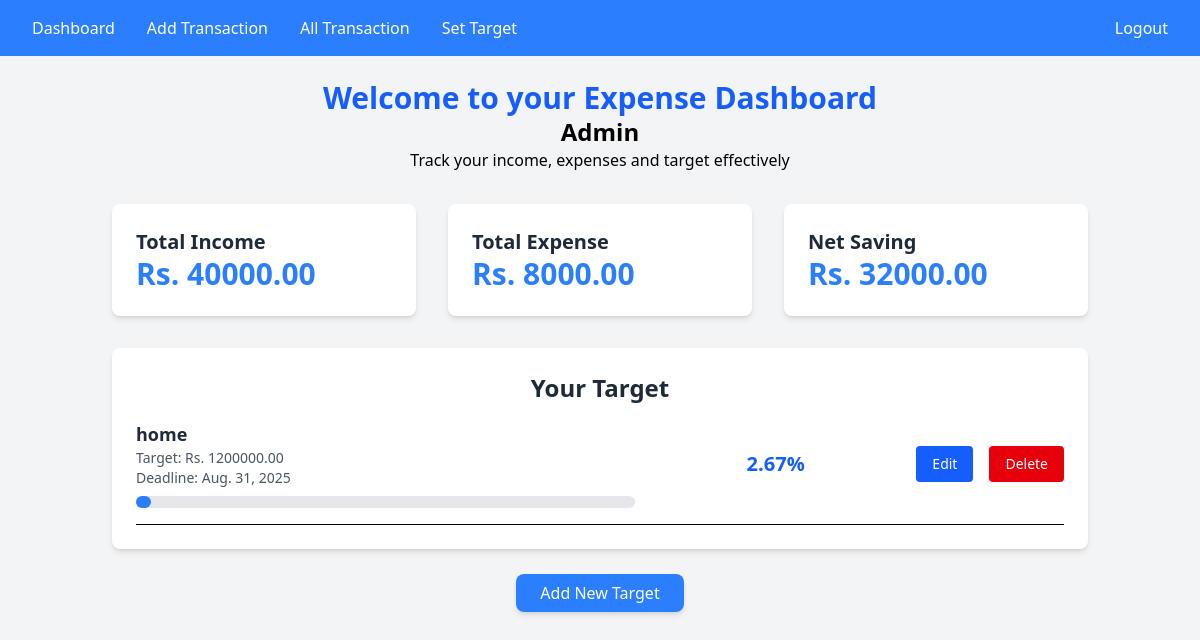
The app's page / (signed in) with its own data.
### Expensedjango/models.py (models this page shows, shortened)
class Target(models.Model):
    user = models.ForeignKey(User, on_delete=models.CASCADE)
    name = models.CharField(max_length=100)
    target_amount = models.DecimalField(max_digits=10, decimal_places=2)
    deadline = models.DateField()

### Expensedjango/views.py (the view)
# urls.py: path('', DashboardView.as_view(), name='dashboard'),
class DashboardView(LoginRequiredMixin, View):
    def get(self, request, *args, **kwargs):
        user_transactions = Transaction.objects.filter(user=request.user)
        targets = Target.objects.filter(user=request.user).order_by('deadline')  # ✅ Sort by deadline
        total_income = user_transactions.filter(transaction_type='Income').aggregate(Sum('amount'))['amount__sum'] or 0
        total_expense = user_transactions.filter(transaction_type='Expense').aggregate(Sum('amount'))['amount__sum'] or 0
        net_saving = total_income - total_expense
        remaining_savings = net_saving
        goal_progress = []
        for target in targets:
            if target.target_amount > 0:
                if remaining_savings >= target.target_amount:
                    progress = 100
                    remaining_savings -= target.target_amount
                elif remaining_savings > 0:
                    progress = round((remaining_savings / target.target_amount) * 100, 2)
                    remaining_savings = 0
                else:
                    progress = 0
            else:
                progress = 0
            goal_progress.append({'target': target, 'progress': progress})
        context = {
            'transactions': user_transactions,
            'total_income': total_income,
            'total_expense': total_expense,
            'net_saving': net_saving,
            'goal_progress': goal_progress,
        }
        return render(request, 'Expensedjango/dashboard.html', context)

### Expensedjango/templates/Expensedjango/dashboard.html (shortened to what this page needs)
{% extends 'Expensedjango/base.html' %}
{% block content %}
<div class="container mx-auto p-6">
    <div class="text-center mb-8">
    <h1 class="text-3xl font-bold text-blue-600">Welcome to your Expense Dashboard</h1>
        <h1 class="text-2xl font-bold">{{request.user|capfirst}}</h1>
        <p>Track your income, expenses and target effectively </p>
    </div>
    <div class="grid grid-cols-1 sm:grid-cols-2 lg:grid-cols-3 gap-8 mb-8">
        <div class="bg-white p-6 rounded-lg shadow-md">
            <h2 class="text-xl font-semibold text-gray-800">Total Income</h2>
            <p class="text-3xl font-bold text-blue-500">Rs. {{total_income|floatformat:2}}</p>
        </div>
        <div class="bg-white p-6 rounded-lg shadow-md">
             <h2 class="text-xl font-semibold text-gray-800">Total Expense</h2>
            <p class="text-3xl font-bold text-blue-500">Rs. {{total_expense|floatformat:2}}</p>
        </div>
        <div class="bg-white p-6 rounded-lg shadow-md">
             <h2 class="text-xl font-semibold text-gray-800">Net Saving</h2>
            <p class="text-3xl font-bold text-blue-500">Rs. {{net_saving|floatformat:2}}</p>
        </div>
    </div>
    <div class="bg-white p-6 rounded-lg shadow-md mb-8" x-data="{showAll:false}">
        <h2 class="text-2xl font-semibold text-gray-800 mb-4 text-center">Your Target</h2>
        <ul class="space-y-4">
     {% for item in goal_progress %}
    <li class="flex flex-col sm:flex-row justify-between sm:items-center gap-4 border-b pb-4">
        <div class="text-gray-800 w-full sm:w-2/3">
            <p class="font-semibold text-lg">{{ item.target.name }}</p>
            <p class="text-sm text-gray-600">Target: Rs. {{ item.target.target_amount|floatformat:2 }}</p>
            <p class="text-sm text-gray-600">Deadline: {{ item.target.deadline }}</p>
            <div class="w-full bg-gray-200 rounded-full h-3 mt-2">
                <div class="bg-blue-500 h-3 rounded-full transition-all duration-500"
                     style="width: {{ item.progress|floatformat:0 }}%;"></div>
            </div>
        </div>
        <div class="text-right w-full sm:w-1/3">
            <p class="text-xl font-bold text-center text-blue-600">{{ item.progress|floatformat:2 }}%</p>
        </div>
        <a href="{% url 'edit_target' item.target.pk %}" class="inline-block px-4 py-2 bg-blue-600 text-white text-sm font-medium rounded hover:bg-blue-700 transition duration-150 ease-in-out">
            Edit</a>
        <form method="post" action="{% url 'delete_target' item.target.pk %}" style="display:inline;">
        <button type="submit" onclick="return confirm('Are you sure you want to delete this target?')" class="inline-block px-4 py-2 bg-red-600 text-white text-sm font-medium rounded hover:bg-red-700 transition duration-150 ease-in-out">
            Delete</button>
        </form>
    </li>
            {% empty %}
        <p class="text-gray-500">No targets added yet. <a href="{% url 'target' %}" class="text-blue-500 underline">Add one now</a>.</p>
            {% endfor %}
    </ul>
    </div>
    <div class="text-center">
        <a href="{% url 'target' %}" class="bg-blue-500 text-white px-6 py-2
        rounded-lg shadow-md hover:bg-blue-600 transition">Add New Target</a>
    </div>
</div>
{% endblock content %}

### records on screen
Target: target.name "home", target.target_amount "1200000.00", target.deadline "Aug. 31, 2025", {{ item.progress|floatformat:0 }} 3 (drawn), progress "2.67"

### other values on screen
{{ request.user|capfirst }} "Admin"
{{ total_income|floatformat:2 }} "40000.00"
{{ total_expense|floatformat:2 }} "8000.00"
{{ net_saving|floatformat:2 }} "32000.00"
